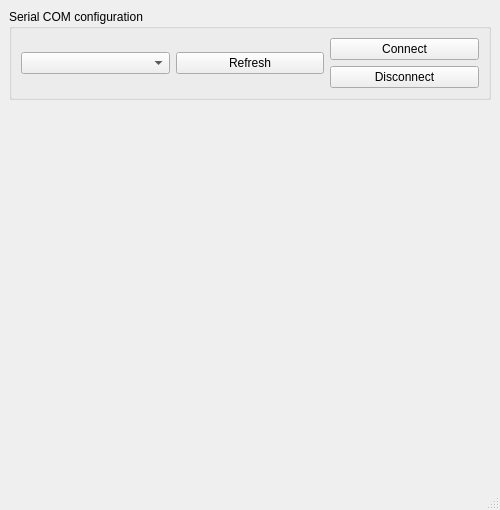
<?xml version="1.0" encoding="UTF-8"?>
<ui version="4.0">
 <class>MainWindow</class>
 <widget class="QMainWindow" name="MainWindow">
  <property name="geometry">
   <rect>
    <x>0</x>
    <y>0</y>
    <width>500</width>
    <height>510</height>
   </rect>
  </property>
  <property name="windowTitle">
   <string>MainWindow</string>
  </property>
  <widget class="QWidget" name="centralwidget">
   <layout class="QGridLayout" name="gridLayout_2">
    <item row="0" column="0" colspan="3">
     <widget class="QGroupBox" name="groupBox">
      <property name="sizePolicy">
       <sizepolicy hsizetype="Preferred" vsizetype="Preferred">
        <horstretch>0</horstretch>
        <verstretch>0</verstretch>
       </sizepolicy>
      </property>
      <property name="title">
       <string>Serial COM configuration</string>
      </property>
      <layout class="QGridLayout" name="gridLayout_4">
       <property name="sizeConstraint">
        <enum>QLayout::SetDefaultConstraint</enum>
       </property>
       <item row="0" column="0">
        <layout class="QGridLayout" name="gridLayout_3">
         <item row="0" column="2">
          <widget class="QPushButton" name="serialConnect_btn">
           <property name="text">
            <string>Connect</string>
           </property>
          </widget>
         </item>
         <item row="1" column="2">
          <widget class="QPushButton" name="serialDisconnect_btn">
           <property name="text">
            <string>Disconnect</string>
           </property>
          </widget>
         </item>
         <item row="0" column="0" rowspan="2">
          <widget class="QComboBox" name="serialPortsList_cb"/>
         </item>
         <item row="0" column="1" rowspan="2">
          <widget class="QPushButton" name="serialPortListRefresh_btn">
           <property name="text">
            <string>Refresh</string>
           </property>
          </widget>
         </item>
        </layout>
       </item>
      </layout>
     </widget>
    </item>
    <item row="3" column="1">
     <spacer name="verticalSpacer_3">
      <property name="orientation">
       <enum>Qt::Vertical</enum>
      </property>
      <property name="sizeHint" stdset="0">
       <size>
        <width>20</width>
        <height>40</height>
       </size>
      </property>
     </spacer>
    </item>
    <item row="1" column="1">
     <spacer name="verticalSpacer">
      <property name="orientation">
       <enum>Qt::Vertical</enum>
      </property>
      <property name="sizeType">
       <enum>QSizePolicy::Expanding</enum>
      </property>
      <property name="sizeHint" stdset="0">
       <size>
        <width>20</width>
        <height>40</height>
       </size>
      </property>
     </spacer>
    </item>
    <item row="2" column="0">
     <spacer name="horizontalSpacer_2">
      <property name="orientation">
       <enum>Qt::Horizontal</enum>
      </property>
      <property name="sizeType">
       <enum>QSizePolicy::Minimum</enum>
      </property>
      <property name="sizeHint" stdset="0">
       <size>
        <width>10</width>
        <height>10</height>
       </size>
      </property>
     </spacer>
    </item>
    <item row="2" column="2">
     <spacer name="horizontalSpacer">
      <property name="orientation">
       <enum>Qt::Horizontal</enum>
      </property>
      <property name="sizeType">
       <enum>QSizePolicy::Minimum</enum>
      </property>
      <property name="sizeHint" stdset="0">
       <size>
        <width>10</width>
        <height>10</height>
       </size>
      </property>
     </spacer>
    </item>
    <item row="2" column="1">
     <layout class="QVBoxLayout" name="verticalLayout">
      <item>
       <widget class="QWidget" name="moduleWidget" native="true"/>
      </item>
     </layout>
    </item>
   </layout>
  </widget>
  <widget class="QMenuBar" name="menubar">
   <property name="geometry">
    <rect>
     <x>0</x>
     <y>0</y>
     <width>500</width>
     <height>21</height>
    </rect>
   </property>
  </widget>
  <widget class="QStatusBar" name="statusbar"/>
 </widget>
 <resources/>
 <connections/>
</ui>
